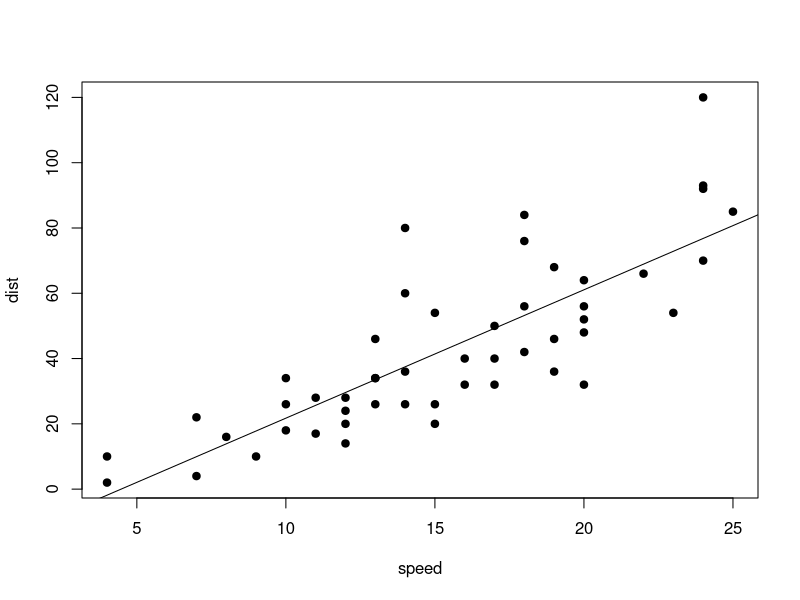
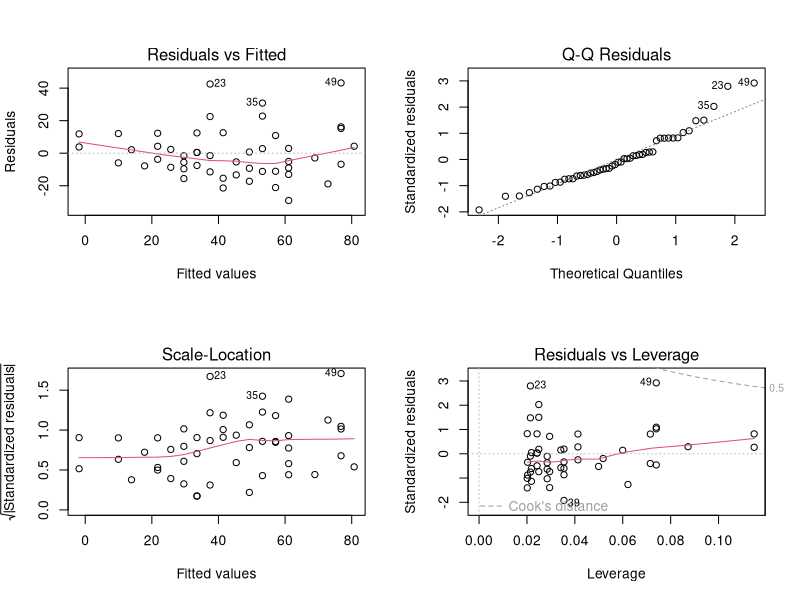
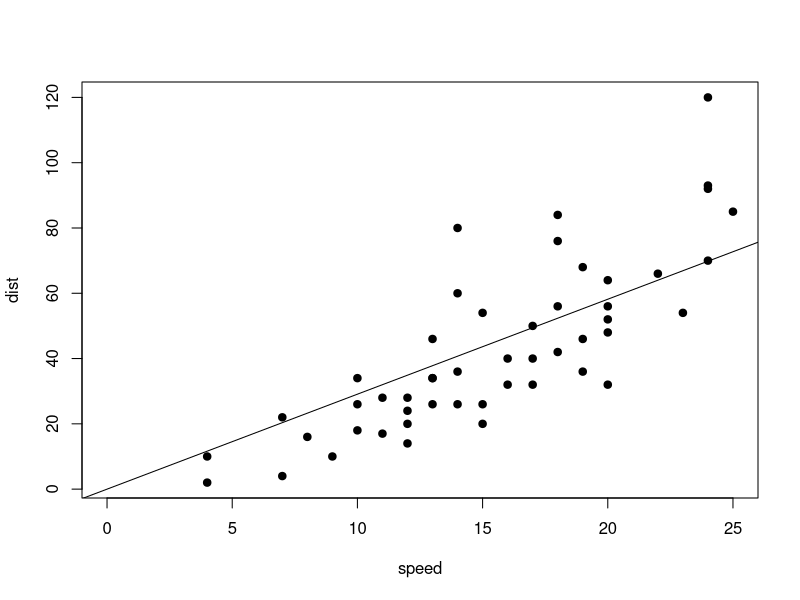
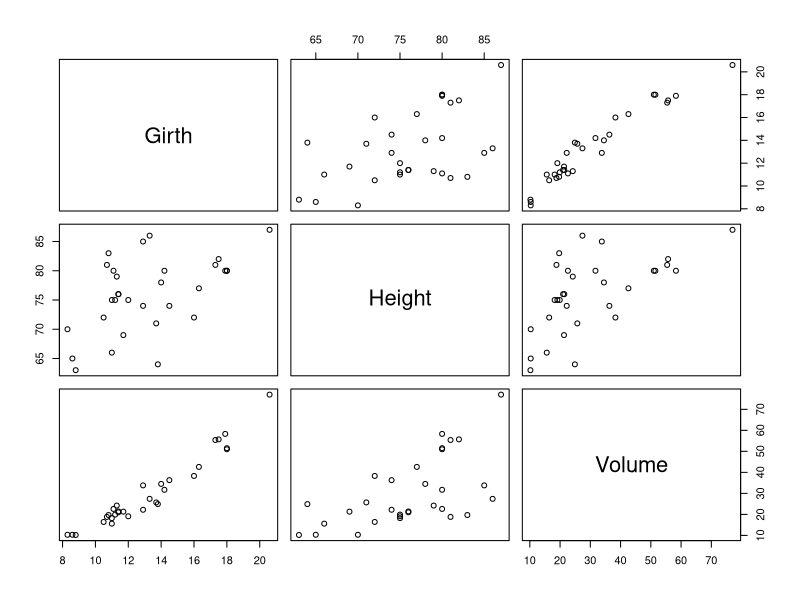
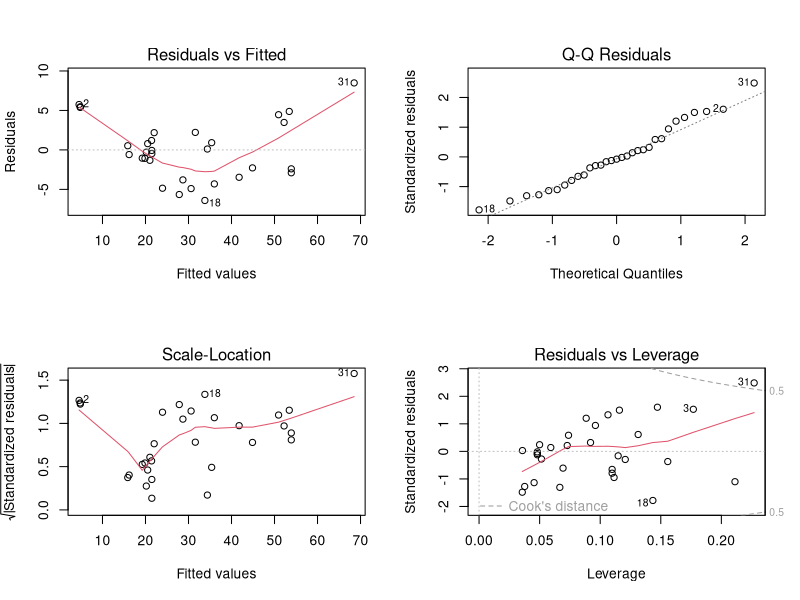
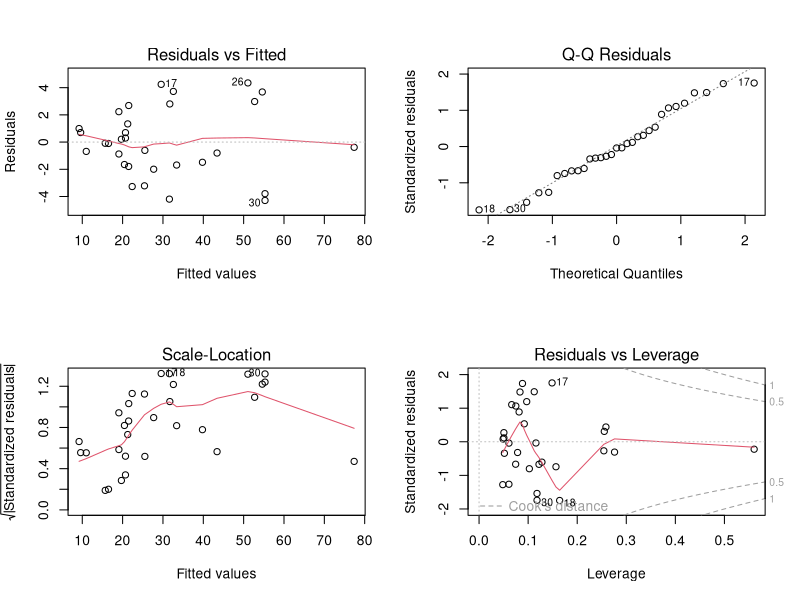

These figures' R source, in order: (Note: this script raises an error after producing the figures.)
data(cars)
#50 data points

attach(cars)
L1 <- lm(dist~speed) #y ~ intercept+ speed
print(L1)
names(L1)


plot(cars, pch=19)
abline(L1)

par(mfrow=c(2,2))
plot(L1)
summary(L1) #for test info
# F test statistic: base model : y = intercept + err
# residual standard error : sigma-hat (~~sd. not square)

mean(speed) #15.4
new_x <- data.frame(speed=c(7, 10))
new_x
predict(L1, new_x, interval = "confidence")
predict(L1, new_x, interval = "prediction")


L2 <- lm(dist ~ 0 + speed) #no intercpet
L2
par(mfrow=c(1,1))
plot(cars, pch=19, xlim=c(0,25))
abline(0, L2$coefficients)


# multiple regression
data(trees) #31
cor(trees)
pairs(trees)

attach(trees)
M1 <- lm(Volume ~ Girth)
summary(M1)
anova(M1)

M2 <- lm(Volume ~ Girth + Height)
summary(M2)
#F test hypothesis: H0: beta1=beta2=0, H1: at least one coefficient is zero
#F = 255
#the baseline model in R is y_i = b_0 + \epsilon_i
#F test statistic df : (p-1),(n-p) i.e. 2, 31 - 3 (intercept, girth, height)
par(mfrow=c(2,2))
plot(M2)
# U-shape residual
anova(M2)


M3 <- lm(Volume ~ Girth + I(Girth^2) + Height)
summary(M3)
#F = 383.2
plot(M3)
# no pattern on residual
anova(M3)

#compare
anova(M1, M2, M3)
((421-186)/1) / (186.01/27)

#f statistic
# ((SSE_base - SSE_new)/1)/(SSE_base/new_n-1)


#prediction
diameter <- 16
height <- seq(65, 70, 1)
new <- data.frame(girth = diameter, Height = height)
predict(M3, new)
